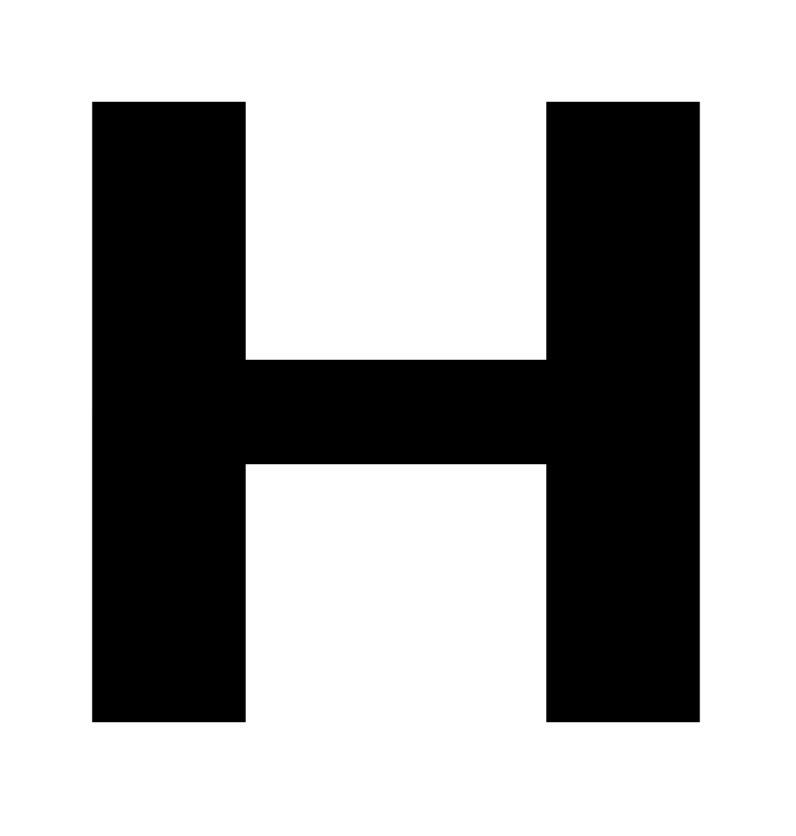
#> input picture data/H.png, 796 x 836 px, given in place of Monalisa.jpg, which was not available
$ jupyter execute Histogram_Color.ipynb
#> lines starting #> are read from the running program, lines starting #| are printed output that depends on the picture; pictures that were not available may be replaced by others from this repository, and a replacement may not be noted
[cell 1]
import numpy as np
import matplotlib.pyplot as plt
import cv2
import sys

if __name__ == "__main__":

    image1 = "data/Monalisa.jpg"
    image2 = "data/Hispine.jpg"
    image3 = "data/garden.png"

    for image in [image1, image2, image3]:
        image_c = cv2.imread(image, cv2.IMREAD_COLOR)
#> image_c is the input picture: shape (836, 796, 3); min 0, max 255, mean 170
        image_c = cv2.cvtColor(image_c, cv2.COLOR_BGR2RGB)
        image_c = cv2.resize (image_c, (200, 300))
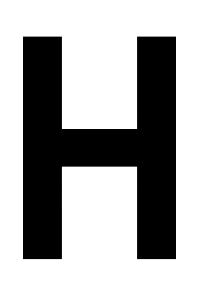
#> image_c: shape (300, 200, 3); min 0, max 255, mean 169.4

        d_r = image_c[:,:,0].ravel()
        d_g = image_c[:,:,1].ravel()
        d_b = image_c[:,:,2].ravel()

        fig, axs = plt.subplots (1,2,figsize=(24,6))

        n_bins = 255
        axs[0].hist(d_r,n_bins, histtype='step', stacked=True, fill=False,color='red',label='Red')
        axs[0].hist (d_g,n_bins, histtype='step', stacked=True, fill=False,color='green',label='Green')
        axs[0].hist (d_b,n_bins, histtype='step', stacked=True, fill=False,color='blue',label='Blue')
        axs[1].imshow (image_c)
        axs[0].legend()
        fig.tight_layout()
        plt.show()
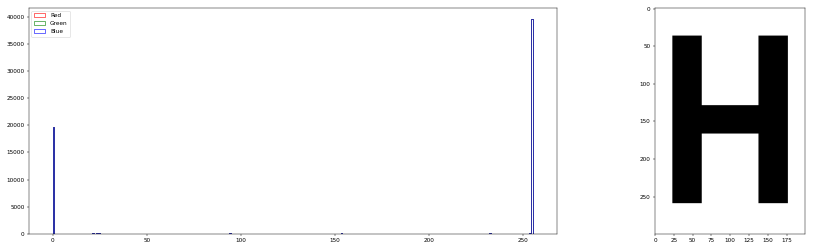
#> figure drawn by matplotlib, 2 panels
#> pass 2 of the loop `for image in [image1, image2, image3]:`:
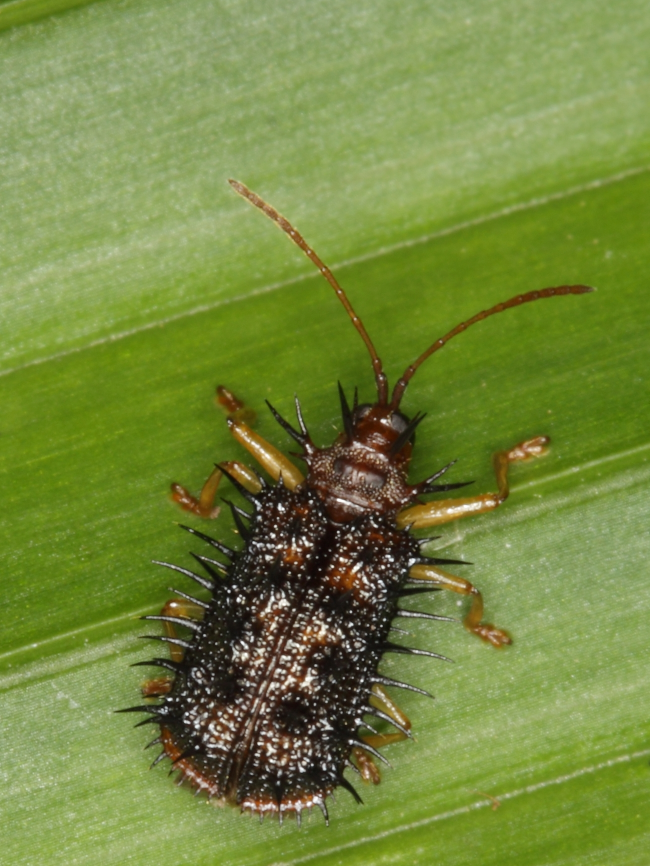
#> input picture data/Hispine.jpg, 1299 x 1732 px (shown at 1/2 size)
#> image_c is the input picture: shape (1732, 1299, 3); mean B, G, R 63.7, 136, 117.5
#> `image_c = cv2.resize (image_c, (200, 300))`:
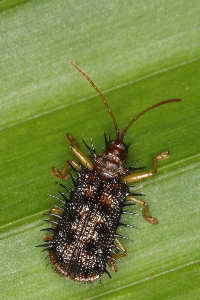
#> image_c: shape (300, 200, 3); mean R, G, B 117.4, 135.9, 63.6
#> `plt.show()`:
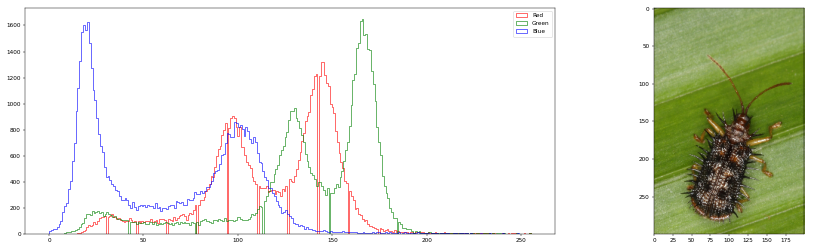
#> figure drawn by matplotlib, 2 panels
#> pass 3 of the loop `for image in [image1, image2, image3]:`:
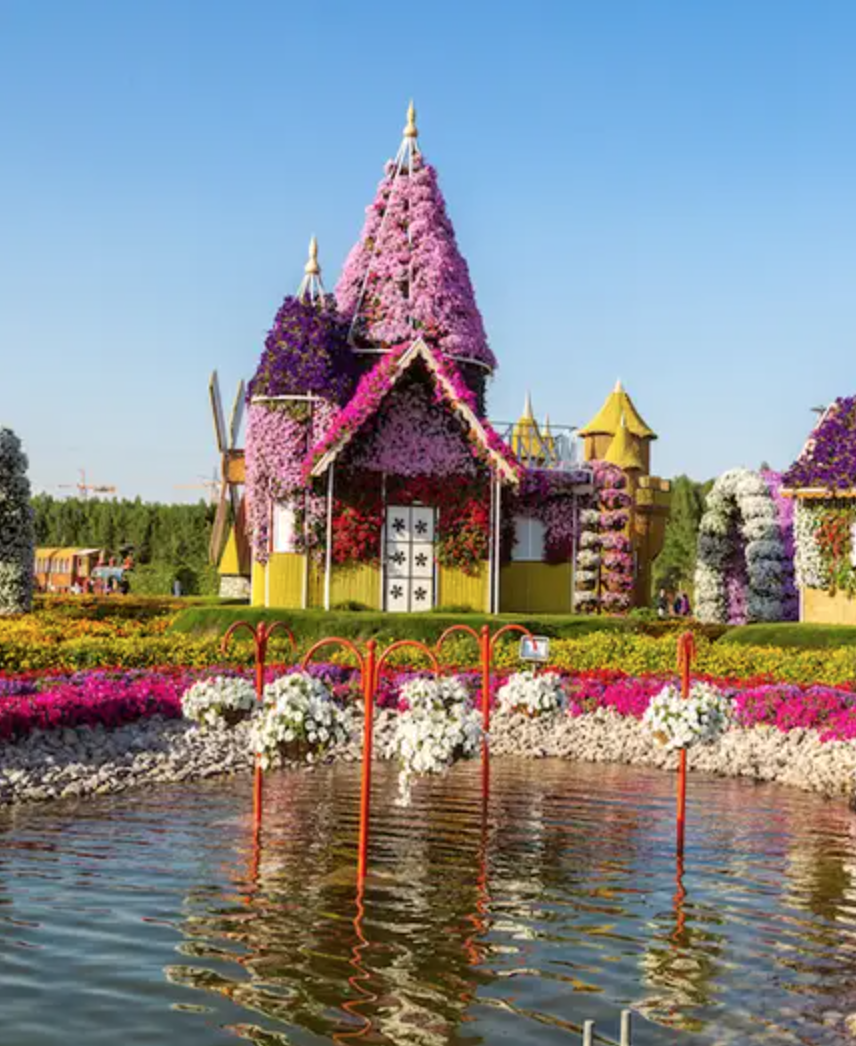
#> input picture data/garden.png, 856 x 1046 px
#> image_c is the input picture: shape (1046, 856, 3); mean B, G, R 141.6, 138.3, 135.8
#> `image_c = cv2.resize (image_c, (200, 300))`:
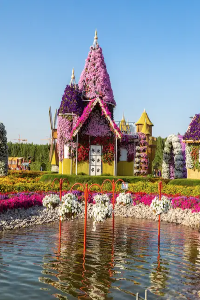
#> image_c: shape (300, 200, 3); mean R, G, B 135.7, 138.2, 141.5
#> `plt.show()`:
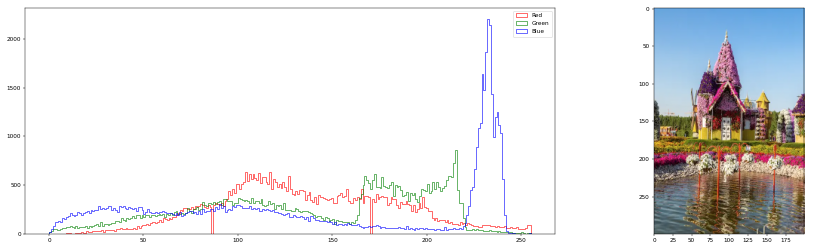
#> figure drawn by matplotlib, 2 panels
